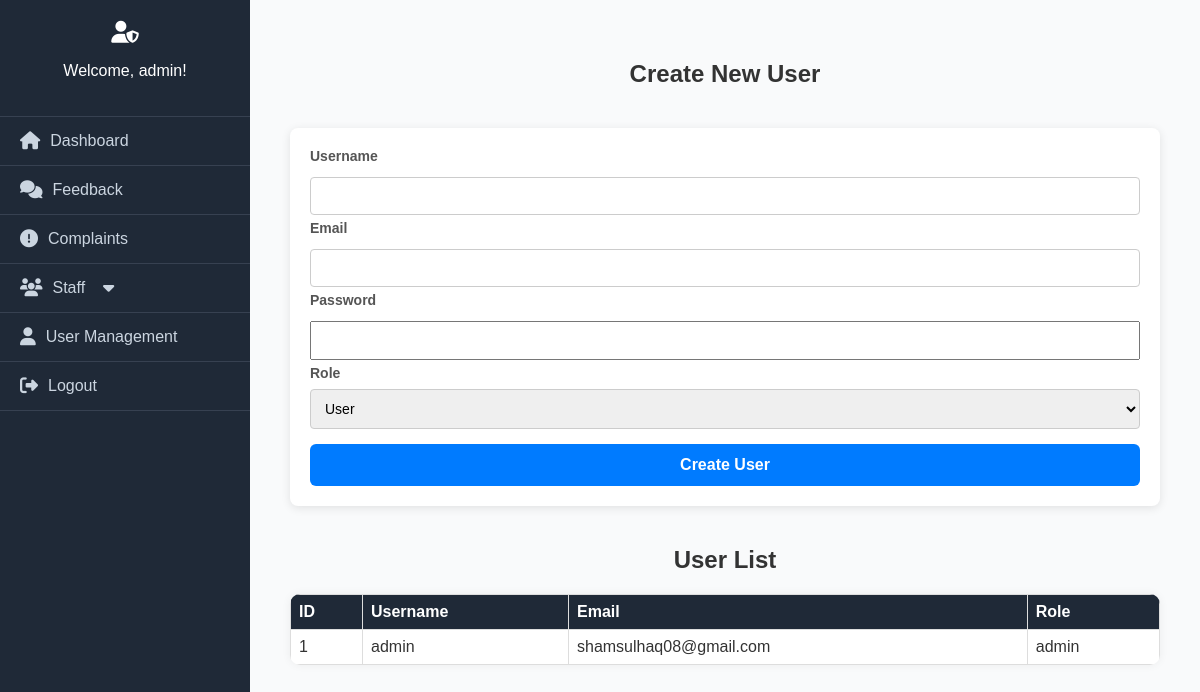
The page /create_user.php (signed in) on the database its author committed.
### tables this page shows
CREATE TABLE `users` (
  `id` int(11) NOT NULL,
  `username` varchar(100) NOT NULL,
  `email` varchar(150) NOT NULL,
  `password` varchar(255) NOT NULL,
  `role` varchar(50) DEFAULT 'user',
  `created_at` timestamp NOT NULL DEFAULT current_timestamp()
);

### create_user.php (the view, shortened to what this page needs)
<?php
include 'db.php';
$users = [];
$result = $conn->query("SELECT id, username, email, role FROM users");
if ($result) {
    $users = $result->fetch_all(MYSQLI_ASSOC);
}
?>
<!DOCTYPE html>
<html lang="en">
<head>
    <link rel="stylesheet" href="admin_styles.css">
    <link rel="stylesheet" href="styles.css">
    <link rel="stylesheet" href="https://cdnjs.cloudflare.com/ajax/libs/font-awesome/6.5.0/css/all.min.css">
</head>
<body>
<div class="admin-wrapper">
<aside class="admin-sidebar">
    <?php include 'sidebar.php'; ?>
    </aside>
    <main class="admin-main">
    <div class="admin-header">
<div class="form-container">
    <h2 style="text-align:center;">Create New User</h2>
    <form method="POST">
        <label>Username</label>
        <input type="text" name="username" required>
        <label>Email</label>
        <input type="email" name="email" required>
        <label>Password</label>
        <input type="password" name="password" required>
        <label>Role</label>
        <select name="role">
            <option value="user" selected>User</option>
        </select>
        <button type="submit">Create User</button>
    </form>
</div>
<div class="user-table">
    <h2 style="text-align:center;">User List</h2>
    <table>
        <thead>
            <tr>
                <th>ID</th>
                <th>Username</th>
                <th>Email</th>
                <th>Role</th>
            </tr>
        </thead>
        <tbody>
            <?php if (!empty($users)): ?>
                <?php foreach ($users as $user): ?>
                    <tr>
                        <td><?php echo htmlspecialchars($user['id']); ?></td>
                        <td><?php echo htmlspecialchars($user['username']); ?></td>
                        <td><?php echo htmlspecialchars($user['email']); ?></td>
                        <td><?php echo htmlspecialchars($user['role']); ?></td>
                    </tr>
                <?php endforeach; ?>
            <?php else: ?>
                <tr>
                    <td colspan="4" style="text-align:center;">No users found</td>
                </tr>
            <?php endif; ?>
        </tbody>
    </table>
</div>
        </div>
    </main>
</div>
</body>
</html>

### admin_styles.css (style rules this page uses)
body { margin: 0; font-family: 'Segoe UI', sans-serif; background: #f4f6f8; color: #333; }
.admin-wrapper { display: flex; height: 100vh; }
.admin-sidebar { width: 250px; height: 100vh; background-color: #1f2937; color: #fff; display: flex; flex-direction: column; box-shadow: 2px 0 5px rgba(0, 0, 0, 0.1); }
.admin-main { flex-grow: 1; padding: 40px; background: #f9fafb; }

### styles.css (style rules this page uses)
body { font-family: Arial, sans-serif; margin: 0; padding: 0; background-color: #f4f4f4; color: #333; }
form { max-width: 900px; margin: 40px auto; padding: 20px; background-color: #fff; box-shadow: 0 2px 10px rgba(0, 0, 0, 0.1); border-radius: 8px; }
label { font-size: 14px; font-weight: bold; color: #555; margin-bottom: 8px; display: block; }
input[type="text"], input[type="email"], input[type="date"], select, textarea { width: 100%; padding: 10px; margin-bottom: 15px; border: 1px solid #ccc; border-radius: 4px; box-sizing: border-box; font-size: 14px; }
button, .action-buttons a { background-color: #4CAF50; color: white; padding: 12px 20px; border: none; border-radius: 4px; cursor: pointer; font-size: 14px; font-weight: 600; text-decoration: none; box-sizing: border-box; display: inline-block; transition: background-color 0.3s; }
table { width: 62%; border-collapse: collapse; margin-top: 30px; background-color: white; box-shadow: 0 0 10px rgba(0, 0, 0, 0.06); border-radius: 10px; overflow: hidden; margin: auto; }
th, td { padding: 12px 20px; text-align: left; }
th { background-color: #343a40; color: white; }
tr { border-bottom: 1px solid #dee2e6; }
form button { background-color: #007BFF; color: white; padding: 12px; width: 100%; border: none; border-radius: 6px; font-size: 16px; cursor: pointer; transition: background 0.3s; }

### create_user.php (style rules this page uses)
input[type="text"], input[type="email"], input[type="password"] { width: 100%; padding: 10px; margin: 5px 0; box-sizing: border-box; }
table { width: 100%; border-collapse: collapse; margin-top: 20px; }
table th, table td { border: 1px solid #ddd; padding: 8px; text-align: left; }
table th { background-color: #1f2937; font-weight: bold; }

### rows shown on the page
users: id "1", username "admin", email "shamsulhaq08@gmail.com", role "admin"

### other values the page prints
$username "admin"
